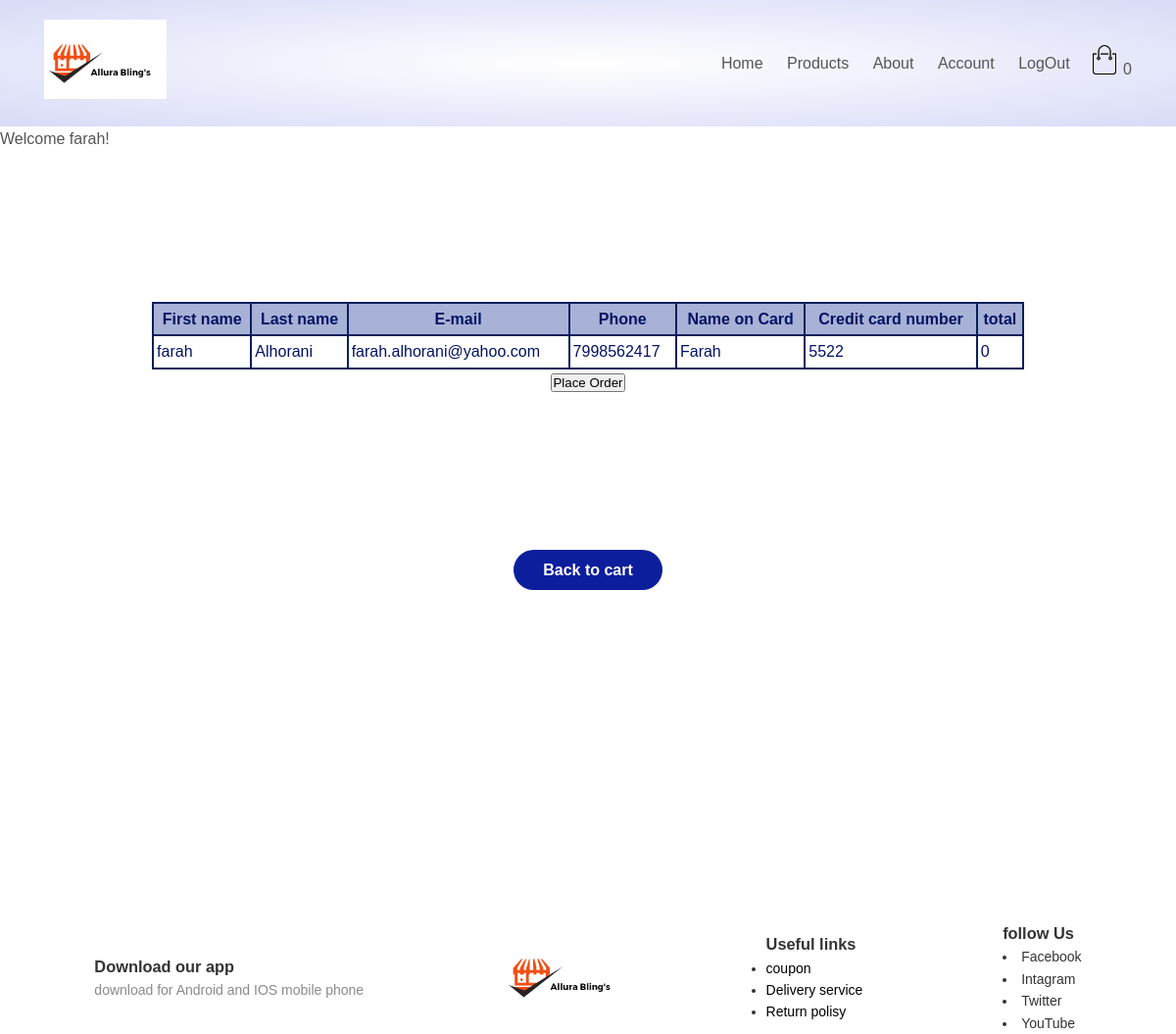
/order.php (signed in), run on the app's committed database.
### tables this page shows
CREATE TABLE IF NOT EXISTS `customer` (
`customer_id` int(3) NOT NULL,
  `first_name` text NOT NULL,
  `last_name` text NOT NULL,
  `email` varchar(100) NOT NULL,
  `pass` varchar(50) NOT NULL,
  `phone` varchar(50) NOT NULL,
  `card_name` varchar(100) NOT NULL,
  `card_num` varchar(100) NOT NULL,
  `exp_month` int(11) NOT NULL,
  `exp_year` int(11) NOT NULL
);

### order.php (the view, shortened to what this page needs)
<?php
require_once('admin/includes/connection.php');
include_once('includes/header.php');
$total=0;
?>
<!doctype html>
<html>
<head>
<link rel="stylesheet" href="style.css">
</head>
</head>
<body>
<br><br><br><br><br><br>
<form class="checkout-form" method="POST">
<?php
echo "<center><table class='GeneratedTable'>";
  echo "<thead>";
    echo "<tr>";
      echo "<th>First name</th>";
      echo "<th>Last name</th>";
      echo "<th>E-mail</th>";
      echo "<th>Phone</th>";
      echo "<th>Name on Card</th>";
      echo "<th>Credit card number</th>";
      echo "<th>total</th>";
    echo "</tr>";
  echo "</thead>";
  echo "<tbody>";
    echo "<tr>";
     if($user!=""){
            $query = "SELECT * FROM customer WHERE customer_id = {$_SESSION['log']}";
                  $result = mysqli_query($conn,$query);
                while($cus = mysqli_fetch_assoc($result)){
      echo "<td>{$cus['first_name']}</td>";
      echo "<td>{$cus['last_name']}</td>";
      echo "<td>{$cus['email']}</td>";
      echo "<td>{$cus['phone']}</td>";
      echo "<td>{$cus['card_name']}</td>";
      echo "<td>{$cus['card_num']}</td>";
      echo "<td>$total</td>";
      }}
    echo "</tr>";
  echo "</tbody>";
echo "</table></center>";
?>
<center><button class="site-btn btn-full" id="btn" name="placeorder">Place Order</button></center>
<br><br><br><br><br>
</form>
<center>     <h4><a href="cart.php" class="btn"> Back to cart</a>
</center>
<br><br><br><br><br><br>
<br><br><br><br><br><br>
<?php include_once('includes/footer.php') ?>
</body>
</html>

### includes/header.php (shortened to what this page needs)
<?php
require('admin/includes/connection.php');
if (!isset($_SESSION['log'])) {
  header("location: cus_login.php");
  $user = "";
}
else {
  $user = $_SESSION['log'];
 $query= "SELECT * FROM customer ";
$result = mysqli_query($conn,$query);
    while($cus = mysqli_fetch_assoc($result)){
      $user = $cus['customer_id'];
    }
}
?>
<!doctype html>
<html>
<head>
<link rel="stylesheet" href="style.css">
<link rel="stylesheet" type="text/css" href="https://stackpath.bootstrapcdn.com/font-awesome/4.7.0/css/font-awesome.min.css">
</head>
<body>
<div class="header">
	<div class="conatiner">
		<div class="navbar">
	     <div class="logo">
		      <img src="logo.png" width="125px">
	     </div>
	     <nav>
            <ul id="Menuitems">
              <li><a href="index.php"> Home </a></li>
              <li><a href="product.php"> Products </a></li>
              <li><a href="about.php"> About </a></li>
              <li><a href="cart.php"> Account </a></li>
              <li><a href="cus_logout.php"> LogOut </a></li>
            </ul>
	     </nav>
       <div class="cart-area">
                    <a href="#" id="essenceCartBtn"><img src="image/cart.png" width="30px" height="30px" alt=""> <span>
                    <?php
                     $i =count($_SESSION['cartt']);
                      echo $i;
                    ?>
                    </span></a>
                </div>
    </div>
 </div>
</div>
                                   <div class="header-button">
                                <div class="account-wrap">
                                    <div class="account-item clearfix js-item-menu">
                                        <div class="content">
                                            <a class="js-acc-btn" href="#"> <?php
          if($user!=""){
            $query = "SELECT * FROM customer WHERE customer_id = {$_SESSION['log']}";
                  $result = mysqli_query($conn,$query);
                while($cus = mysqli_fetch_assoc($result)){
                   echo 'Welcome '.$cus['first_name'] . '!';}
                  echo " </h5>";}
          ?></a>
                                                </div>
                                            </div>
                                        </div>
                                    </div>

### style.css (style rules this page uses)
* { margin: 0; padding: 0; box-sizing: border-box; }
body { font-family: 'Philosopher', sans-serif; }
.navbar { display: flex; align-items: center; padding: 20px; }
nav { flex: 1; text-align: right; }
nav ul { display: inline-block; list-style-type: none; }
nav ul li { display: inline-block; margin-right: 20px; }
a { text-decoration: none; color: #555; }
.conatiner { max-width: 1300px; margin: auto ; padding-left: 25px; padding-right: 25px; }
.btn { display: inline-block; background: #0D1E9C; color: #fff; padding: 8px 30px; margin:30px 0; border-radius: 30px; transition: background 0.5s; }
.header { background: radial-gradient(#fff,#D8DBF7 ); }

### order.php (style rules this page uses)
body { font-family: "Nunito", sans-serif; color: #333; font-weight: 300; line-height: 1.6; }
body, html { height: 100%; }
table.GeneratedTable { width: 100ch; background-color: #ffffff; border-collapse: collapse; border-width: 2px; border-color: #07205a; border-style: solid; color: #031363; }
table.GeneratedTable td, table.GeneratedTable th { border-width: 2px; border-color: #07205a; border-style: solid; padding: 3px; }
table.GeneratedTable thead { background-color: #a8b2d7; }

### data on the page
customer: first_name "farah", last_name "Alhorani", email "farah.alhorani@yahoo.com", phone "7998562417", card_name "Farah", card_num "5522"

### other printed values
$i "0"
